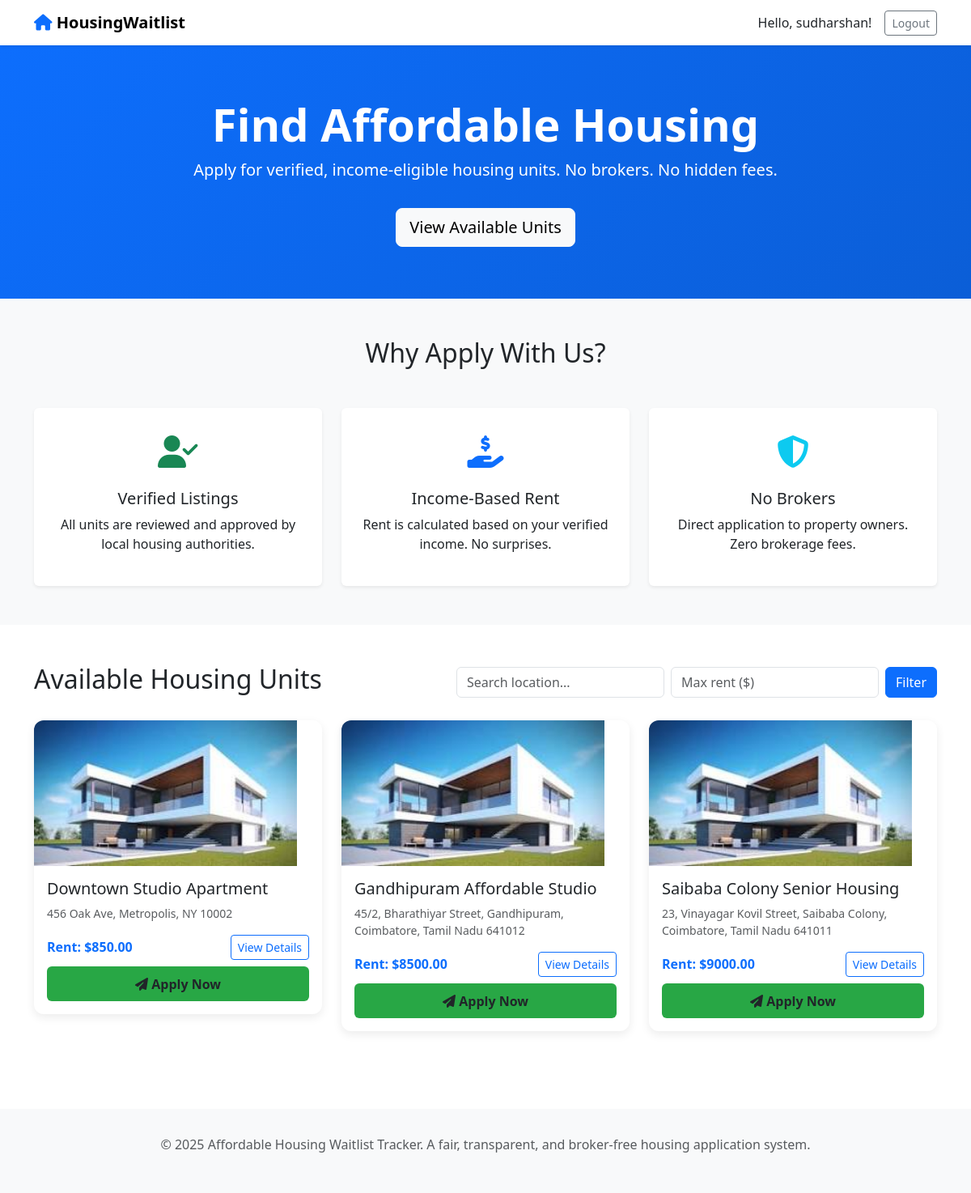
Page /housing/ (signed in) on the committed database.
### housing/models.py (models this page shows, shortened)
class House(models.Model):
    title = models.CharField(max_length=255)
    address = models.TextField()
    image = models.ImageField(upload_to='houses/', blank=True, null=True)
    rent = models.DecimalField(max_digits=10, decimal_places=2, validators=[MinValueValidator(0)])
    owner = models.ForeignKey(Owner, on_delete=models.CASCADE, related_name='houses')
    availability = models.BooleanField(default=True)

### housing/views.py (the view)
# urls.py: path('', RedirectView.as_view(pattern_name='housing:house_list'), name='home'),
def house_list(request):
    houses = House.objects.filter(availability=True)
    location_query = request.GET.get('location', '').strip()
    max_rent = request.GET.get('max_rent')
    if location_query:
        houses = houses.filter(
            models.Q(title__icontains=location_query) |
            models.Q(address__icontains=location_query)
        )
    if max_rent and max_rent.isdigit():
        houses = houses.filter(rent__lte=float(max_rent))
    return render(request, 'housing/house_list.html', {
        'houses': houses,
        'location_query': location_query,
        'max_rent': max_rent,
    })

### housing/templates/housing/house_list.html (shortened to what this page needs)
{% extends 'base.html' %}
{% block content %}
<section class="hero">
    <div class="container text-center">
        <h1 class="display-4 fw-bold">Find Affordable Housing</h1>
        <p class="lead">Apply for verified, income-eligible housing units. No brokers. No hidden fees.</p>
        <a href="#houses" class="btn btn-light btn-lg mt-3">View Available Units</a>
    </div>
</section>
<section class="py-5 bg-light">
    <div class="container">
        <h2 class="text-center mb-5">Why Apply With Us?</h2>
        <div class="row g-4">
            <div class="col-md-4">
                <div class="benefit-card p-4 text-center bg-white rounded shadow-sm">
                    <div class="fs-1 mb-3"><i class="fas fa-user-check text-success"></i></div>
                    <h5>Verified Listings</h5>
                    <p>All units are reviewed and approved by local housing authorities.</p>
                </div>
            </div>
            <div class="col-md-4">
                <div class="benefit-card p-4 text-center bg-white rounded shadow-sm">
                    <div class="fs-1 mb-3"><i class="fas fa-hand-holding-usd text-primary"></i></div>
                    <h5>Income-Based Rent</h5>
                    <p>Rent is calculated based on your verified income. No surprises.</p>
                </div>
            </div>
            <div class="col-md-4">
                <div class="benefit-card p-4 text-center bg-white rounded shadow-sm">
                    <div class="fs-1 mb-3"><i class="fas fa-shield-alt text-info"></i></div>
                    <h5>No Brokers</h5>
                    <p>Direct application to property owners. Zero brokerage fees.</p>
                </div>
            </div>
        </div>
    </div>
</section>
<section class="py-5" id="houses">
    <div class="container">
        <div class="d-flex justify-content-between align-items-center mb-4">
            <h2>Available Housing Units</h2>
            <form method="get" class="d-flex">
                <input type="text" name="location" value="{{ location_query }}"
                       class="form-control me-2" placeholder="Search location...">
                <input type="number" name="max_rent" value="{{ max_rent }}"
                       class="form-control me-2" placeholder="Max rent ($)" min="0">
                <button type="submit" class="btn btn-primary">Filter</button>
            </form>
        </div>
        {% if houses %}
            <div class="row g-4">
            {% for house in houses %}
                <div class="col-md-6 col-lg-4">
                    <div class="house-card">
                        {% if house.image %}
                            <img src="{{ house.image.url }}" alt="{{ house.title }}">
                        {% else %}
                            <div class="bg-light d-flex justify-content-center align-items-center" style="height:180px;">
                                <span class="text-muted">No Image</span>
                            </div>
                        {% endif %}
                        <div class="p-3">
                            <h5>{{ house.title }}</h5>
                            <p class="text-muted small">{{ house.address|truncatewords:10 }}</p>
                            <div class="d-flex justify-content-between align-items-center mt-2">
                                <span class="fw-bold text-primary">Rent: ${{ house.rent }}</span>
                                <a href="{% url 'housing:house_detail' house.pk %}" class="btn btn-sm btn-outline-primary">
                                    View Details
                                </a>
                            </div>
                            {% if user.is_authenticated and house.availability %}
                                <a href="{% url 'housing:apply_for_house' house.pk %}" class="btn btn-apply w-100 mt-2">
                                    <i class="fas fa-paper-plane"></i> Apply Now
                                </a>
                            {% endif %}
                        </div>
                    </div>
                </div>
            {% endfor %}
            </div>
        {% endif %}
    </div>
</section>
{% endblock %}

### housing/templates/base.html (shortened to what this page needs)
<!DOCTYPE html>
<html lang="en">
<head>
    <link href="https://cdn.jsdelivr.net/npm/bootstrap@5.3.3/dist/css/bootstrap.min.css" rel="stylesheet">
    <link rel="stylesheet" href="https://cdnjs.cloudflare.com/ajax/libs/font-awesome/6.5.0/css/all.min.css">
</head>
<body>
    <nav class="navbar navbar-expand-lg navbar-light bg-white shadow-sm">
        <div class="container">
            <a class="navbar-brand fw-bold" href="{% url 'home' %}">
                <i class="fas fa-home text-primary"></i> HousingWaitlist
            </a>
            <div class="d-flex align-items-center">
                {% if user.is_authenticated %}
                    <span class="me-3">Hello, {{ user.username }}!</span>
                    <a href="{% url 'logout' %}" class="btn btn-outline-secondary btn-sm">Logout</a>
                {% else %}
                    <a href="{% url 'login' %}" class="btn btn-outline-primary me-2">Login</a>
                    <a href="{% url 'signup' %}" class="btn btn-primary">Sign Up</a>
                {% endif %}
            </div>
        </div>
    </nav>
    <main>
        {% block content %}{% endblock %}
    </main>
    <footer class="footer">
        <div class="container text-center text-muted">
            <p>© 2025 Affordable Housing Waitlist Tracker. A fair, transparent, and broker-free housing application system.</p>
        </div>
    </footer>
</body>
</html>

### housing/templates/base.html (style rules this page uses)
body { font-family: 'Segoe UI', system-ui, sans-serif; }
.hero { background: linear-gradient(135deg, #0d6efd 0%, #0b5ed7 100%); color: white; padding: 4rem 0; }
.benefit-card { transition: transform 0.3s; }
.house-card { border-radius: 12px; overflow: hidden; box-shadow: 0 4px 12px rgba(0,0,0,0.08); }
.house-card img { height: 180px; object-fit: cover; }
.btn-apply { background: #28a745; border: none; padding: 0.6rem 1.5rem; font-weight: 600; }
.footer { background: #f8f9fa; padding: 2rem 0; margin-top: 3rem; }

### rows in the picture
House: image (picture), title "Downtown Studio Apartment", address "456 Oak Ave, Metropolis, NY 10002", rent "850.00", availability True (drawn)
House: image (picture), title "Gandhipuram Affordable Studio", address "45/2, Bharathiyar Street, Gandhipuram, Coimbatore, Tamil Nadu 641012", rent "8500.00", availability True (drawn)
House: image (picture), title "Saibaba Colony Senior Housing", address "23, Vinayagar Kovil Street, Saibaba Colony, Coimbatore, Tamil Nadu 641011", rent "9000.00", availability True (drawn)

### other values in the picture
{{ user.username }} "sudharshan"
